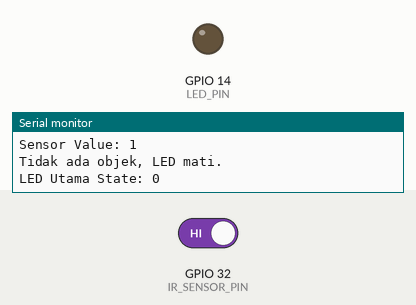
A sketch run on a simulated ESP32. Parts: output pins drawn as LEDs (lit = HIGH), the last lines printed to the serial monitor. The test bench sets the inputs (shaded band); at power-on: GPIO 32 (IR_SENSOR_PIN) HIGH. WiFi joins after 1.5 s; servers stay silent unless stated; uploads are accepted with an empty reply.

Above: at 2.7 s.
2.8 s: GPIO 32 (IR_SENSOR_PIN) driven LOW
At 3.7 s:
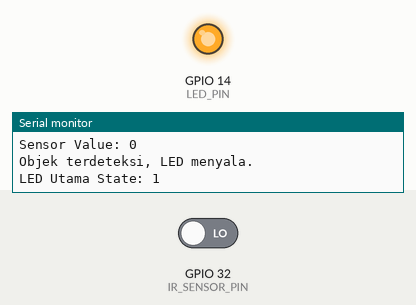
4.3 s: GPIO 32 (IR_SENSOR_PIN) driven HIGH
At 5.2 s:
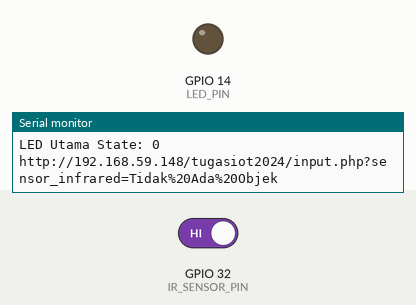
Timing chart, 0 to 7.3 s (numbered marks = the images above; inputs shaded):
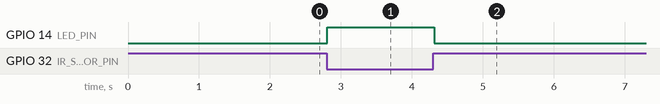

The sketch:

ESP32.ino
```cpp
#define IR_SENSOR_PIN 32
#define LED_PIN 14
#include <WiFi.h>
#include <WiFiClient.h>
#include <HTTPClient.h>
String Objek;

//konfigurasi wifi
const char* ssid = "qwerty";
const char* pass = "12345678";
const char* server ="http://192.168.59.148";

//variabel kirim data
long zero = 0;
long jeda = 5000; //kirim data waktu

void setup() {
  // Inisialisasi pin
  pinMode(IR_SENSOR_PIN, INPUT);
  pinMode(LED_PIN, OUTPUT);

  // Inisialisasi serial monitor
  Serial.begin(115200);
  Serial.println("Program mulai...");

  // WiFi koneksi
  WiFi.begin(ssid, pass);
  while (WiFi.status() != WL_CONNECTED){
    delay(500);
    Serial.print("-");
  }
  Serial.println("Terkoneksi");
}

//konversi string jadi format url
String urlEncode(String str){
  String encodedString= "";
  char c;
  char code0;
  char code1;
  for (int i=0; i < str.length();i++) {
    c = str.charAt(i);
    if(isalnum(c)){
      encodedString += c;
    } else{
      code0 =(c >> 4)& 0xF;
      code1 = (c & 0xF);
      encodedString += '%';
      encodedString += String("0123456789ABCDEF").charAt(code0);
      encodedString += String("0123456789ABCDEF").charAt(code1);
    }
  }
  return encodedString;
}

void loop() {
  // Membaca status sensor infrared
  int sensorValue = digitalRead(IR_SENSOR_PIN);

  // Log data sensor ke Serial Monitor/tampilkan nilai sensor
  Serial.print("Sensor Value: ");
  Serial.println(sensorValue);

  // logika deteksi objek
  if (sensorValue == LOW) { // HIGH sensor mendeteksi objek
    digitalWrite(LED_PIN, HIGH);        // Nyalakan LED
    Serial.println("Objek terdeteksi, LED menyala.");
    Objek = "Terdapat Objek";
  } else { // tidak ada objek
    digitalWrite(LED_PIN, LOW);        // Matikan LED utama
    Serial.println("Tidak ada objek, LED mati.");
    Objek = "Tidak Ada Objek";
  }

  // Log kondisi LED ke Serial Monitor
  Serial.print("LED Utama State: ");
  Serial.println(digitalRead(LED_PIN));

  delay(100); // Delay pembacaan sensor

  // Kirim data ke server secara berkala!!!!!!
  if (millis() - zero > jeda) {
    //bangun url request
    String URL = String("") + server + "/tugasiot2024/input.php?sensor_infrared="+ urlEncode(Objek);
    Serial.println(URL);
    //kirim data jika terhubung wifi
    if (WiFi.status() == WL_CONNECTED){
      HTTPClient http;
      http.begin(URL);
      int httpCode = http.GET();
      //cek respon server
      if (httpCode > 0) {
        String payload = http.getString();
        Serial.println(payload);
      }
      http.end();
    }
    zero = millis(); // Reset timer
  }
}
```

Measured:
- after the input at 2.8 s, GPIO 14 (LED_PIN): LOW → HIGH at once
- after the input at 4.3 s, GPIO 14 (LED_PIN): HIGH → LOW at once
